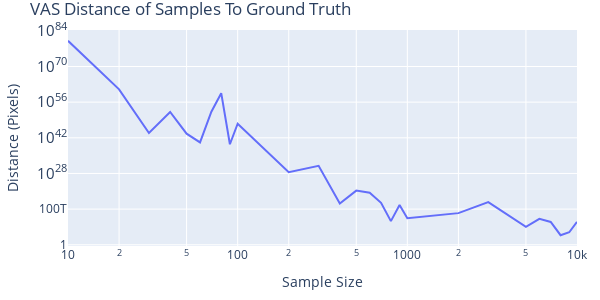

The code cell stored with this chart in its notebook:
### Code cell
vas_line = go.Figure(layout=default_layout)
vas_line.add_trace(lineof(x=domain, y=v1, name='VAS'))
vas_line.update_layout(title='VAS Distance of Samples To Ground Truth', xaxis_title='Sample Size', yaxis_title='Distance (Pixels)')
vas_line.update_yaxes(type='log')
vas_line.update_xaxes(type='log')
vas_line

### Figure 1 — Plotly figure (JSON) as saved in the notebook; plotly's stock layout.template omitted (floating-point values rounded to 4 significant figures)
{"data": [{"mode": "lines", "name": "VAS", "type": "scatter", "x": [10, 20, 30, 40, 50, 60, 70, 80, 90, 100, 200, 300, 400, 500, 600, 700, 800, 900, 1000, 2000, 3000, 4000, 5000, 6000, 7000, 8000, 9000, 10000], "y": [1.236e+80, 1.064e+61, 8.025e+43, 1.451e+52, 4.311e+43, 1.598e+40, 1.765e+52, 3.27e+59, 2.902e+39, 3.328e+47, 3.198e+28, 9.88e+30, 17115305441204018, 1.859e+21, 252559281828156000000, 28505737228761836, 1872000000.0, 4217000000000000.0, 25030000000.0, 2648000000000.0, 57760248796210940, 196200000000.0, 10830000.0, 14950000000.0, 924800000.0, 5711.0, 83280.0, 945800000.0]}], "layout": {"height": 300, "margin": {"b": 20, "l": 20, "r": 20, "t": 30}, "title": {"text": "VAS Distance of Samples To Ground Truth"}, "width": 600, "xaxis": {"title": {"text": "Sample Size"}, "type": "log"}, "yaxis": {"title": {"text": "Distance (Pixels)"}, "type": "log"}}}
